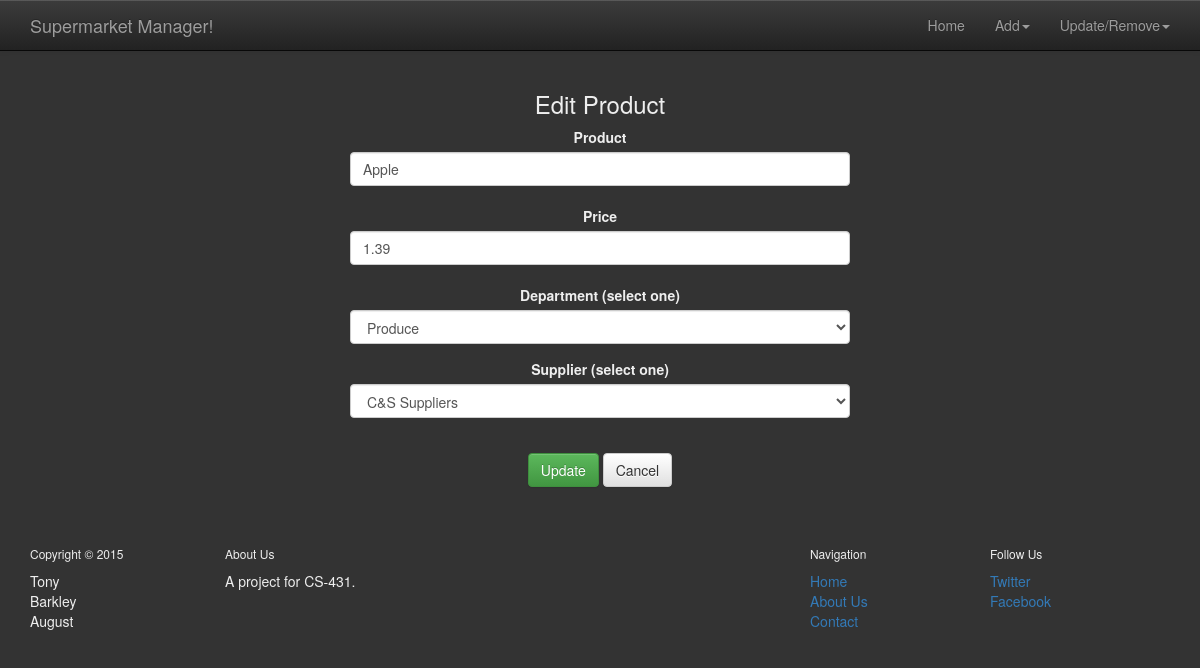
The page /edit.php?id=1 on the database as committed earlier.
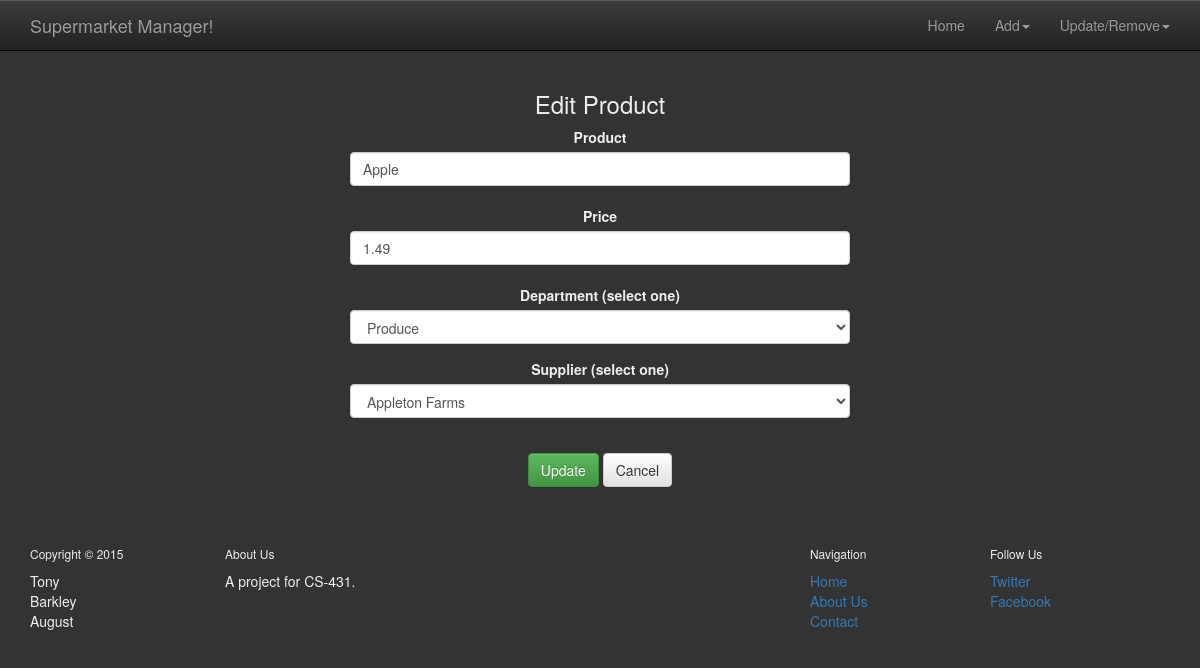
The same page on the database as committed later.
### tables this page shows
CREATE TABLE IF NOT EXISTS `PRODUCT` (
  `Product_ID` int(11) NOT NULL AUTO_INCREMENT,
  `Product_name` varchar(45) NOT NULL,
  `Product_price` double NOT NULL,
  `Department_ID` int(11) NOT NULL,
  `Supplier_ID` int(11) NOT NULL,
  PRIMARY KEY (`Product_ID`),
  KEY `fk_PRODUCT_DEPARTMENT1_idx` (`Department_ID`),
  KEY `fk_PRODUCT_SUPPLIER1_idx` (`Supplier_ID`)
);

CREATE TABLE IF NOT EXISTS `SUPPLIER` (
  `Supplier_ID` int(11) NOT NULL AUTO_INCREMENT,
  `Supplier_name` varchar(45) NOT NULL,
  `Supplier_location` varchar(45) NOT NULL,
  `Supplier_contact` varchar(45) NOT NULL,
  PRIMARY KEY (`Supplier_ID`)
);

CREATE TABLE IF NOT EXISTS `DEPARTMENT` (
  `Department_ID` int(11) NOT NULL AUTO_INCREMENT,
  `Department_name` varchar(45) NOT NULL,
  PRIMARY KEY (`Department_ID`)
);

### edit.php (the view, shortened to what this page needs)
<?php
	include("header.php");
	if (!isset($_POST['update'])) {
		$UID = $_GET['id'];
		$sql = "SELECT * FROM PRODUCT WHERE Product_ID = '$UID'";
		$query = mysql_query($sql) or die(mysql_error());
	}
	if(mysql_num_rows($query)>=1){
	    while($row = mysql_fetch_array($query)) {
	        $product = $row['Product_name'];
	        $price = $row['Product_price'];
	        $department = $row['Department_ID'];
	        $supplier = $row['Supplier_ID'];
	    }
?>
<div class="container-fluid feature" id="addEmployeeDiv">
	<div class="content">
	<h3>Edit Product</h3>
	<form action="<?php echo htmlspecialchars($_SERVER["PHP_SELF"]);?>" method="post">
		<label for="product">Product</label>
			<input type="text" name="ud_product" value="<?php echo $product; ?>" class="form-control"><br>
		<label for="price">Price</label>
			<input type="text" name="ud_price" value="<?php echo $price; ?>" class="form-control"><br>
		  <div class="form-group">
	    	<label for="department">Department (select one)</label><br>
				<select class="form-control" name="ud_department">
		<?php
			$sql = "SELECT * FROM DEPARTMENT
					ORDER BY Department_name";
			$result = ( mysql_query($sql) ) or die( mysql_error() );
		while ($row = mysql_fetch_assoc($result)) {
			$dID = $row['Department_ID'];
			$dName = $row['Department_name'];
		?>
	    <option value="<?php echo $dID; ?>" <?php if ($department == $dID) echo 'selected="selected"'; ?> ><?php echo $dName; ?></option>
	<?php } ?>
	  	</select>
	  	</div>
		  <div class="form-group">
	    	<label for="supplier">Supplier (select one)</label><br>
				<select class="form-control" name="ud_supplier">
		<?php
			$sql = "SELECT * FROM SUPPLIER
					ORDER BY Supplier_name";
			$result = ( mysql_query($sql) ) or die( mysql_error() );
		while ($row = mysql_fetch_assoc($result)) {
			$sID = $row['Supplier_ID'];
			$sName = $row['Supplier_name'];
		?>
	    <option value="<?php echo $sID; ?>" <?php if ($supplier == $sID) echo 'selected="selected"'; ?> ><?php echo $sName; ?></option>
	<?php } ?>
	  	</select>
	  	</div>
		<br>
		<input type="Submit" value="Update" class="btn btn-success" name="upSubmit">
		<input type="Submit" value="Cancel" class="btn btn-default" name="cancel">
	</form>
<?php } ?>
	</div>
</div>
<?php include("footer.php"); ?>

Rows that differ between the two databases and show on the page:
changed product "Apple": ud_price "1.39" → "1.49"; ud_supplier "C&S Suppliers" → "Appleton Farms"
